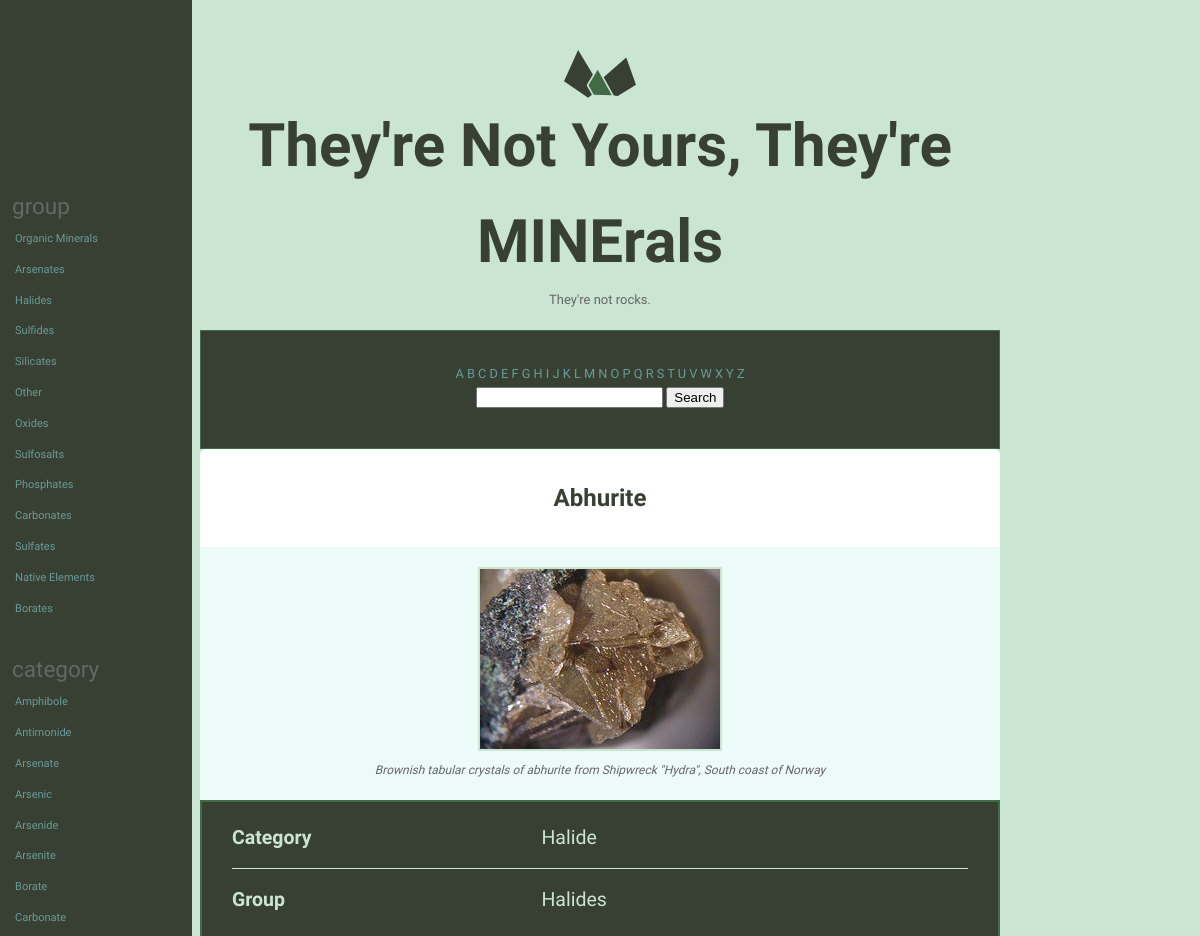
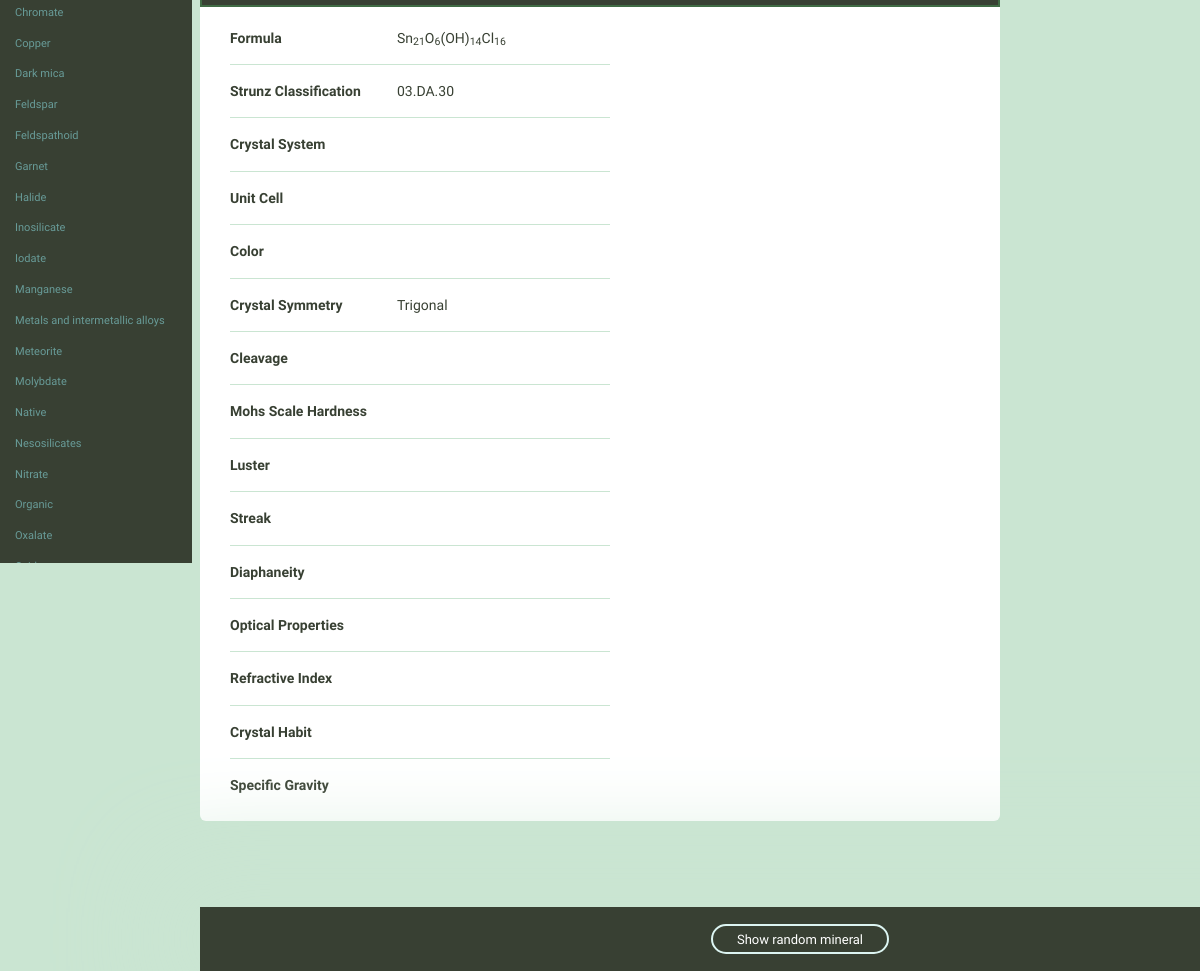
The page /catalog/mineral/3 on the database its author committed (2 pictures, top to bottom).
### catalog/models.py (models this page shows, shortened)
class Mineral(models.Model):
    name = models.CharField(max_length=255)
    image_filename = models.CharField(max_length=255)
    image_caption = models.TextField()
    category = models.CharField(max_length=255)
    formula = models.CharField(max_length=255)
    strunz_classification = models.CharField(max_length=255)
    crystal_system = models.CharField(max_length=255)
    unit_cell = models.CharField(max_length=255)
    color = models.CharField(max_length=255)
    crystal_symmetry = models.CharField(max_length=255)
    cleavage = models.CharField(max_length=255)
    mohs_scale_hardness = models.CharField(max_length=255)
    luster = models.CharField(max_length=255)
    streak = models.CharField(max_length=255)
    diaphaneity = models.CharField(max_length=255)
    optical_properties = models.CharField(max_length=255)
    group = models.CharField(max_length=255)
    refractive_index = models.CharField(max_length=255,
                                        blank=True,
                                        default="")
    crystal_habit = models.CharField(max_length=255,
                                     blank=True,
                                     default="")
    specific_gravity = models.CharField(max_length=255,
                                        blank=True,
                                        default="")
    class Meta:
        ordering = ['name', ]
    def fieldnames_and_values(self):
        fields = self._meta.get_fields()
        data = {}
        for field in fields:
            data[field.name] = {
                'name': field.name.replace("_", " "),
                'value': getattr(self, field.name)
            }
        return data

### catalog/views.py (the view)
# urls.py: re_path('^mineral/(?P<mineral_id>\d+)', views.detail, name='detail'),
def detail(request, mineral_id):
    mineral = Mineral.objects.get(pk=mineral_id)
    exclude = ['id']
    top_section = ['name', 'image_filename', 'image_caption']
    highlighted = ['category', 'group']
    template = 'catalog/detail.html'
    context = {'mineral': mineral,
               'exclude': exclude,
               'top_section': top_section,
               'highlighted': highlighted,'filter_fields': FILTER_FIELDS}
    return render(request, template, context)

### catalog/templatetags/catalog_extras.py (called while the page is built)
@register.inclusion_tag('catalog/field_nav.html')
def nav_field_list(group_lookup, bolded):
    items = group_lookup.list
    items = [x.replace(' ', '_') for x in items]
    return {'field': group_lookup.name, 'items': items, 'bolded': bolded, 'range': range(len(items))}

@register.filter('deunderscore')
def deunderscore(text):
    return text.replace('_', ' ')

@register.filter('index')
def index(list, i):
    return list[int(i)]

### catalog/templates/catalog/detail.html (shortened to what this page needs)
{% extends 'layout.html' %}
{% load static %}
{% block custom_css %}
  <link rel="stylesheet" href="{% static 'catalog/css/catalog.css' %}">
{% endblock %}
{% block content %}
  <div class="grid-100 mineral__container">
    <h1 class="mineral__name">{{ mineral.name }}</h1>
    <div class="mineral__image-bg">
      {% with 'img/'|add:mineral.image_filename as image_path %}
        <img class="mineral__image" src="{% static image_path %}">
      {% endwith %}
      <p class="mineral__caption">{{ mineral.image_caption }}</p>
    </div>
    <div class="mineral__table-container container-highlighted">
        <table class="mineral__table table-highlighted">
            {% for key, value in mineral.fieldnames_and_values.items %}
            {% if key in highlighted %}
              <tr>
                <td class="mineral__category">{{ value.name|title }}</td>
                <td>{{ value.value|safe }}</td>
              </tr>
            {% endif %}
          {% endfor %}
        </table>
    </div>
    <div class="mineral__table-container">
      <table class="mineral__table">
        {% for key, value in mineral.fieldnames_and_values.items %}
          {% if key not in exclude and key not in top_section and key not in highlighted %}
            <tr>
              <td class="mineral__category">{{ value.name|title }}</td>
              <td>{{ value.value|safe }}</td>
            </tr>
          {% endif %}
        {% endfor %}
      </table>
    </div>
  </div>
{% endblock %}

### assets/css/global.css (style rules this page uses)
html { font-family: sans-serif; -ms-text-size-adjust: 100%; -webkit-text-size-adjust: 100%; }
body { margin: 0; }
h1 { font-size: 2em; margin: 0.67em 0; }
sub { font-size: 75%; line-height: 0; position: relative; vertical-align: baseline; bottom: -0.25em; }
img { border: 0; }
table { border-collapse: collapse; border-spacing: 0; }
td, th { padding: 0; }
html { font-size: 62.5%; }
body { background-color: #CAE5D2; font-size: 1.5em; line-height: 1.6; font-weight: 400; font-family: "Cousine"; color: #666; }
.grid, .grid-5, .grid-10, .grid-15, .grid-20, .grid-25, .grid-30, .grid-33, .grid-35, .grid-40, .grid-45, .grid-50, .grid-55, .grid-60, .grid-65, .grid-66, .grid-70, .grid-75, .grid-80, .grid-90, .grid-95, .grid-100 { float: left; box-sizing: border-box; position: relative; }
.grid-100 { width: 100%; padding: 0 15px; }
h1, h2, h3, h4, h5, h6 { margin-top: 0; margin-bottom: 2rem; font-weight: bold; font-family: "Work Sans", sans-serif; color: #384033; }
h1 { font-size: 3.8rem; }
@media (min-width: 550px) { h1 { font-size: 3.8rem; } }
p { margin-top: 0; font-size: 1.6rem; }
th, td { padding: 15px; text-align: left; border-bottom: 1px solid #e1e1e1; }
th:first-child, td:first-child { padding-left: 0; }
th:last-child, td:last-child { padding-right: 0; }
table, p, ul { margin-bottom: 2.5rem; }
.mineral__container { background-color: #fff; border-radius: 6px; list-style: none; padding: 0; text-align: center; }
.mineral__name { display: block; width: 100%; margin: 0; font-size: 24px; padding: 30px 0 30px 0; }
.mineral__image { display: block; margin: 0 auto; border: solid 2px #CAE5D2; }
.mineral__image-bg { background-color: #ecfaf8; padding: 20px 0; }
.mineral__caption { font-size: 12px; font-style: italic; padding: 10px 0 0 0; margin: 0; }
.mineral__table { font-size: 14px; color: #384033; }
.mineral__table td { border-color: #CAE5D2; }
.mineral__table tr:last-of-type td { border-bottom: none; padding-bottom: 0; }
.mineral__table-container { padding: 5px 30px 0; }
.mineral__category { font-weight: bold; width: 40%; }

### catalog/static/catalog/css/catalog.css (style rules this page uses)
.table-highlighted { width: 100%; font-size: 1.3em; color: #CAE5D2; }
.container-highlighted { border: 2px solid #406b44; background-color: #384033; color: white; }
h1 { font-size: 4em; font-weight: 800; }

### rows shown on the page
Mineral: name "Abhurite", image_caption "Brownish tabular crystals of abhurite from Shipwreck \"Hydra\", South coast of Norway", value "Halide" "Halides", value "Sn 21 O 6 (OH) 14 Cl 16" "03.DA.30" "Trigonal"

### other values the page prints
{{ groupname }} "group" "category"
{{ item }} "Organic Minerals" "Arsenates" "Halides" "Sulfides" "Silicates" "Other" "Oxides" "Sulfosalts" "Phosphates" "Carbonates" "Sulfates" "Native Elements" "Borates" "Amphibole" "Antimonide" "Arsenate" "Arsenic" "Arsenide" "Arsenite" "Borate" "Carbonate" "Chromate" "Copper" "Dark mica" "Feldspar" "Feldspathoid" "Garnet" "Halide" "Inosilicate" "Iodate" "Manganese" "Metals and intermetallic alloys" "Meteorite" "Molybdate" "Native" "Nesosilicates" "Nitrate" "Organic" "Oxalate"
{{ letter }} "A" "B" "C" "D" "E" "F" "G" "H" "I" "J" "K" "L" "M" "N" "O" "P" "Q" "R" "S" "T" "U" "V" "W" "X" "Y" "Z"
{{ value.name|title }} "Category" "Group"
{{ value.name|title }} "Formula" "Strunz Classification" "Crystal System" "Unit Cell" "Color" "Crystal Symmetry" "Cleavage" "Mohs Scale Hardness" "Luster" "Streak" "Diaphaneity" "Optical Properties" "Refractive Index" "Crystal Habit" "Specific Gravity"
